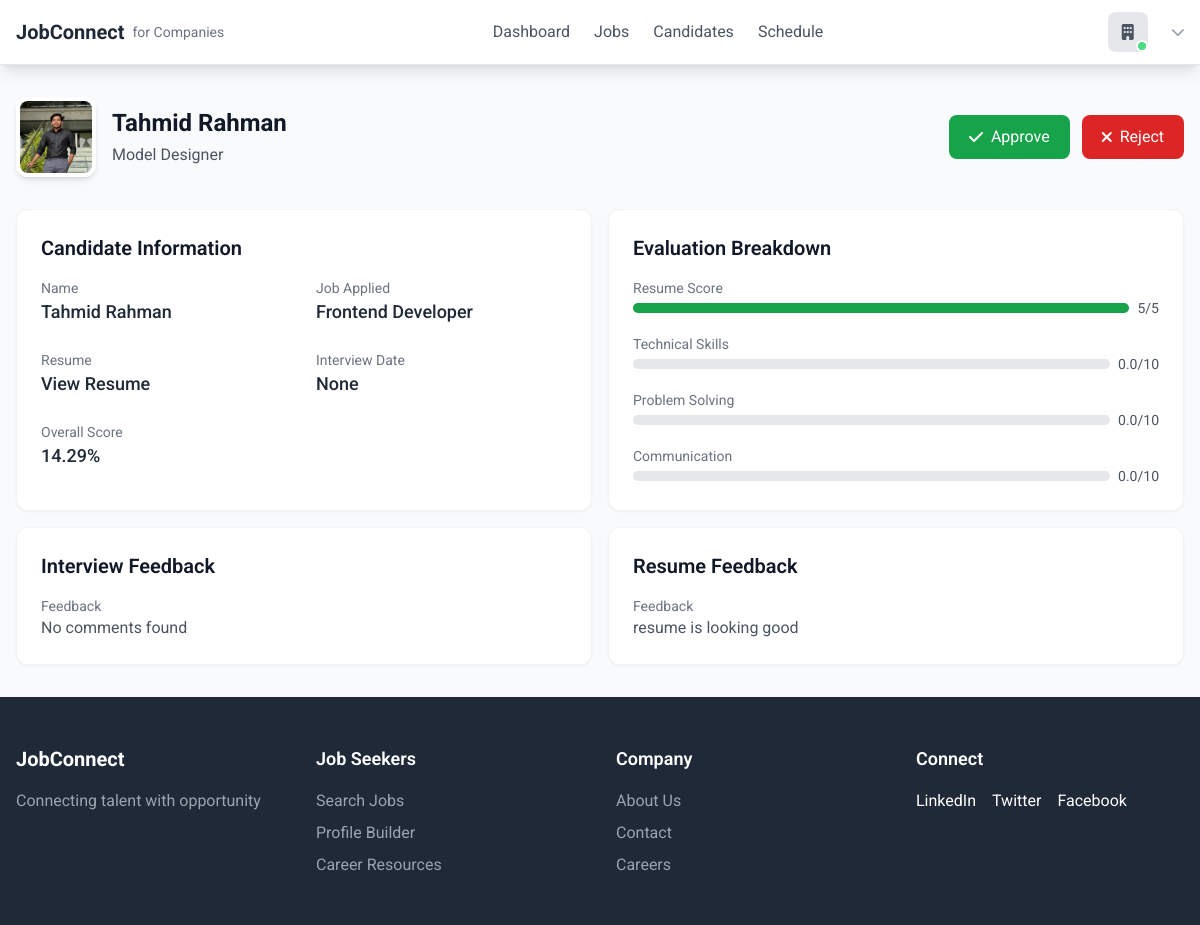
/company/interview-selection/10/, run on the app's committed database.
### employer/models.py (models this page shows, shortened)
class Interview(models.Model):
    application = models.ForeignKey(JobApplication, on_delete=models.CASCADE)
    start_time = models.DateTimeField(blank=True, null=True)
    end_time = models.DateTimeField(blank=True, null=True)
    resume_ratings = models.SmallIntegerField(
        default=0,
        null=True,
        blank=True,
        validators=[MinValueValidator(0), MaxValueValidator(5)])
    technical_score = models.FloatField(
        default=0,
        null=True,
        blank=True,
        validators=[MinValueValidator(0), MaxValueValidator(10)])
    communication_score = models.FloatField(
        default=0,
        null=True,
        blank=True,
        validators=[MinValueValidator(0), MaxValueValidator(10)])
    problem_solving_score = models.FloatField(
        default=0,
        null=True,
        blank=True,
        validators=[MinValueValidator(0), MaxValueValidator(10)])
    resume_comments = models.TextField(null=True, blank=True)
    feedback = models.TextField(null=True, blank=True)

class JobApplication(models.Model):
    application_id = models.AutoField(primary_key=True)
    job = models.ForeignKey('Job', on_delete=models.CASCADE)
    applicant = models.ForeignKey('jobseeker.Profile', on_delete=models.CASCADE)
    resume = models.FileField(upload_to='resumes/', null=True, blank=True)
    applied_date = models.DateTimeField(auto_now_add=True)
    is_selected = models.BooleanField(default=False, null=True, blank=True)
    is_scheduled = models.BooleanField(default=False, null=True, blank=True)
    is_interviewed = models.BooleanField(default=False, null=True, blank=True)

class Job(models.Model):
    JOB_TYPE_CHOICES = [
        ('Full-Time', 'Full-Time'),
        ('Part-Time', 'Part-Time'),
        ('Contract', 'Contract'),
        ('Internship', 'Internship')
    ]
    STATUS_CHOICES = [
        ('Active', 'Active'),
        ('Draft', 'Draft'),
        ('Closed', 'Closed'),
    ]
    CATEGORY_CHOICES = [
        ('engineering', 'Engineering'),
        ('design', 'Design'),
        ('marketing', 'Marketing'),
    ]
    job_id = models.AutoField(primary_key=True)
    title = models.CharField(max_length=255)
    company = models.ForeignKey('Company', on_delete=models.CASCADE)
    location = models.CharField(max_length=255)
    job_type = models.CharField(max_length=20, choices=JOB_TYPE_CHOICES)
    posted_date = models.DateTimeField(auto_now_add=True)
    salary_min = models.DecimalField(max_digits=10, decimal_places=2)
    salary_max = models.DecimalField(max_digits=10, decimal_places=2)
    applications = models.IntegerField(default=0)
    exp_need = models.IntegerField(default=0)
    description = models.TextField()
    responsibilities = models.TextField()
    requirements = models.TextField()
    benefits = models.TextField()
    status = models.CharField(max_length=10, choices=STATUS_CHOICES, default='Draft')
    category = models.CharField(max_length=20, choices=CATEGORY_CHOICES)

### jobseeker/models.py (models this page shows, shortened)
class Profile(models.Model):
    user = models.OneToOneField(CustomUser, on_delete=models.CASCADE, related_name='profile')
    profile_id = models.AutoField(primary_key=True)
    profile_picture = models.ImageField(upload_to='profile_pics/', blank=True, null=True,default='profile_pics/profile_1.png')
    google_picture_url = models.URLField(blank=True, null=True)
    first_name = models.CharField(max_length=50, blank=True, null=True)
    last_name = models.CharField(max_length=50, blank=True, null=True)
    job_title = models.CharField(max_length=100, blank=True, null=True)
    location = models.CharField(max_length=100, blank=True, null=True)
    about_me = models.TextField( blank=True, null=True)
    establised_at = models.DateField(blank=True, null=True)
    total_employees = models.IntegerField(blank=True, null=True)

### employer/views.py (the view)
# urls.py: path('interview-selection/<int:id>/', interview_selection, name='interview_selection'),
def interview_selection(request,id):
    interview = get_object_or_404(Interview,id=id)
    ration = ((interview.resume_ratings + interview.technical_score + interview.problem_solving_score + interview.communication_score)*100)/35
    return render(request, 'employee/selection.html', {
        'interview':interview,
        'total':round(ration,2)
        })

### static/templates/employee/selection.html (shortened to what this page needs)
{% extends 'base.html' %}
{% block nav %}
{% include 'components/company_nav.html' %}
{% endblock nav %}
{% block content %}
<div class="max-w-7xl mx-auto px-4 py-8">
    <div class="flex flex-col md:flex-row justify-between items-start md:items-center mb-8">
        <div class="flex items-center space-x-4">
            <img src="{{interview.application.applicant.profile_picture.url}}" alt=" profile picture"
                class="w-20 h-20 rounded-xl overflow-hidden border-4 border-white shadow-md">
            <div class="mb-4 md:mb-0">
                <h1 class="text-2xl font-bold text-gray-900">
                    {% if interview.application.applicant.first_name %}
                    {{ interview.application.applicant.first_name }}
                    {% endif %}
                    {% if interview.application.applicant.last_name %}
                    {{interview.application.applicant.last_name}}
                    {% endif %}
                </h1>
                <p class="text-gray-600 mt-1">{{ interview.application.applicant.job_title}}</p>
            </div>
        </div>
        <div class="flex space-x-3">
            <button class="bg-green-600 hover:bg-green-700 text-white px-5 py-2.5 rounded-lg flex items-center">
                <i class="fas fa-check mr-2"></i>Approve
            </button>
            <button class="bg-red-600 hover:bg-red-700 text-white px-5 py-2.5 rounded-lg flex items-center">
                <i class="fas fa-times mr-2"></i>Reject
            </button>
        </div>
    </div>
    <div class="grid md:grid-cols-2 grid-cols-1 gap-4 ">
        <div class="bg-white rounded-xl shadow-sm border border-gray-100 p-6">
            <h2 class="text-xl font-semibold text-gray-900 mb-4">Candidate Information</h2>
            <div class="grid grid-cols-1 md:grid-cols-2 gap-6">
                <div>
                    <p class="text-sm text-gray-500">Name</p>
                    <p class="text-lg font-medium text-gray-800">
                        {% if interview.application.applicant.first_name %}
                        {{ interview.application.applicant.first_name }}
                        {% endif %}
                        {% if interview.application.applicant.last_name %}
                        {{interview.application.applicant.last_name}}
                        {% endif %}
                    </p>
                </div>
                <div>
                    <p class="text-sm text-gray-500">Job Applied</p>
                    <p class="text-lg font-medium text-gray-800">{{ interview.application.job.title}}</p>
                </div>
                <div>
                    <p class="text-sm text-gray-500">Resume</p>
                    <a href="{% url 'jobseeker:resume_build' interview.application.applicant.profile_id %}"
                        class="text-lg font-medium hover:underline">
                        <p class="text-lg font-medium text-gray-800 hover:underline">View Resume</p>
                    </a>
                </div>
                <div>
                    <p class="text-sm text-gray-500">Interview Date</p>
                    <p class="text-lg font-medium text-gray-800">{{ interview.start_time }}</p>
                </div>
                <div>
                    <p class="text-sm text-gray-500">Overall Score</p>
                    <p class="text-lg font-medium text-gray-800">
                        {{ total }}%
                    </p>
                </div>
            </div>
        </div>
        <div class="bg-white rounded-xl shadow-sm border border-gray-100 p-6">
            <h2 class="text-xl font-semibold text-gray-900 mb-4">Evaluation Breakdown</h2>
            <div class="space-y-4">
                <div>
                    <p class="text-sm text-gray-500">Resume Score</p>
                    <div class="flex items-center space-x-2">
                        <div class="w-full bg-gray-200 rounded-full h-2.5">
                            <div class="bg-green-600 h-2.5 rounded-full"
                                style="width: {% widthratio interview.resume_ratings 5 100 %}%;"></div>
                        </div>
                        <p class="text-sm text-gray-600">{{ interview.resume_ratings }}/5</p>
                    </div>
                </div>
                <div>
                    <p class="text-sm text-gray-500">Technical Skills</p>
                    <div class="flex items-center space-x-2">
                        <div class="w-full bg-gray-200 rounded-full h-2.5">
                        </div>
                        <p class="text-sm text-gray-600">{{ interview.technical_score }}/10</p>
                    </div>
                </div>
                <div>
                    <p class="text-sm text-gray-500">Problem Solving</p>
                    <div class="flex items-center space-x-2">
                        <div class="w-full bg-gray-200 rounded-full h-2.5">
                        </div>
                        <p class="text-sm text-gray-600">{{ interview.communication_score }}/10</p>
                    </div>
                </div>
                <div>
                    <p class="text-sm text-gray-500">Communication</p>
                    <div class="flex items-center space-x-2">
                        <div class="w-full bg-gray-200 rounded-full h-2.5">
                        </div>
                        <p class="text-sm text-gray-600">{{ interview.problem_solving_score }}/10</p>
                    </div>
                </div>
            </div>
        </div>
        <div class="bg-white rounded-xl shadow-sm border border-gray-100 p-6">
            <h2 class="text-xl font-semibold text-gray-900 mb-4">Interview Feedback</h2>
            <div class="space-y-4">
                <div>
                    <p class="text-sm text-gray-500">Feedback</p>
                    <p class="text-gray-600">{{ interview.feedback|default:'No comments found' }}</p>
                </div>
            </div>
        </div>
        <div class="bg-white rounded-xl shadow-sm border border-gray-100 p-6">
            <h2 class="text-xl font-semibold text-gray-900 mb-4">Resume Feedback</h2>
            <div class="space-y-4">
                <div>
                    <p class="text-sm text-gray-500">Feedback</p>
                    <p class="text-gray-600">{{ interview.resume_comments|default:'No comments found' }}</p>
                </div>
            </div>
        </div>
    </div>
</div>
{% endblock content %}
{% block footer %}
<div class="footer-container hidden md:block">
    {% include 'components/footer.html' %}
</div>
{% endblock footer %}

### data on the page
Interview: application.applicant.profile_picture (picture), application.applicant.first_name "Tahmid", application.applicant.last_name "Rahman", application.applicant.job_title "Model Designer", application.job "Frontend Developer", start_time "None", resume_ratings "5", technical_score "0.0", communication_score "0.0", problem_solving_score "0.0", feedback "No comments found", resume_comments "resume is looking good"

### other printed values
{{ total }} "14.29"
